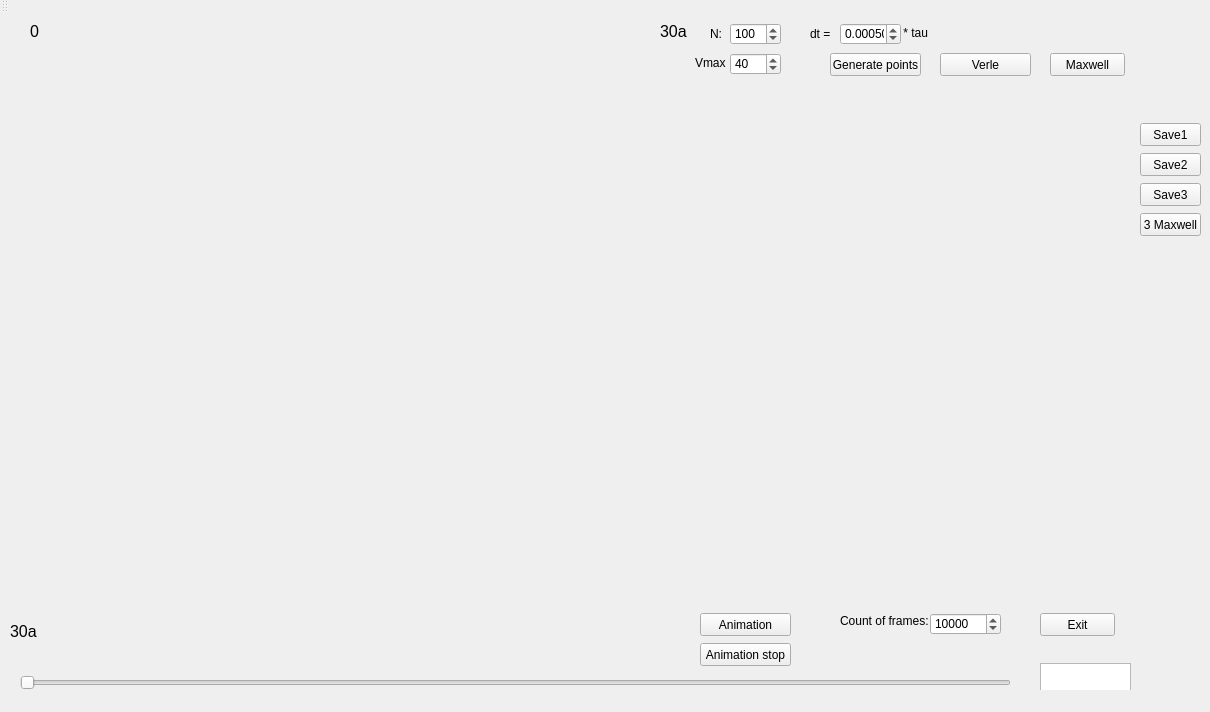
<?xml version="1.0" encoding="UTF-8"?>
<ui version="4.0">
 <class>MainWindow</class>
 <widget class="QMainWindow" name="MainWindow">
  <property name="geometry">
   <rect>
    <x>0</x>
    <y>0</y>
    <width>1210</width>
    <height>712</height>
   </rect>
  </property>
  <property name="windowTitle">
   <string>Model gaza</string>
  </property>
  <property name="styleSheet">
   <string notr="true">border-color: rgb(0, 0, 0);</string>
  </property>
  <widget class="QWidget" name="centralWidget">
   <widget class="glScene" name="Scene_widget" native="true">
    <property name="geometry">
     <rect>
      <x>50</x>
      <y>20</y>
      <width>600</width>
      <height>600</height>
     </rect>
    </property>
    <property name="styleSheet">
     <string notr="true">border-color: rgb(1, 5, 3);</string>
    </property>
   </widget>
   <widget class="QPushButton" name="pushButton">
    <property name="geometry">
     <rect>
      <x>940</x>
      <y>40</y>
      <width>91</width>
      <height>23</height>
     </rect>
    </property>
    <property name="text">
     <string>Verle</string>
    </property>
   </widget>
   <widget class="QPushButton" name="pushButton_2">
    <property name="geometry">
     <rect>
      <x>1040</x>
      <y>600</y>
      <width>75</width>
      <height>23</height>
     </rect>
    </property>
    <property name="text">
     <string>Exit</string>
    </property>
   </widget>
   <widget class="QSpinBox" name="N_spinbox">
    <property name="geometry">
     <rect>
      <x>730</x>
      <y>10</y>
      <width>51</width>
      <height>22</height>
     </rect>
    </property>
    <property name="minimum">
     <number>2</number>
    </property>
    <property name="maximum">
     <number>2500</number>
    </property>
    <property name="singleStep">
     <number>10</number>
    </property>
    <property name="value">
     <number>100</number>
    </property>
   </widget>
   <widget class="QLabel" name="label">
    <property name="geometry">
     <rect>
      <x>710</x>
      <y>10</y>
      <width>16</width>
      <height>21</height>
     </rect>
    </property>
    <property name="text">
     <string>N:</string>
    </property>
   </widget>
   <widget class="QPushButton" name="pushButton_3">
    <property name="geometry">
     <rect>
      <x>830</x>
      <y>40</y>
      <width>91</width>
      <height>23</height>
     </rect>
    </property>
    <property name="text">
     <string>Generate points</string>
    </property>
   </widget>
   <widget class="QLabel" name="label_2">
    <property name="geometry">
     <rect>
      <x>30</x>
      <y>10</y>
      <width>16</width>
      <height>16</height>
     </rect>
    </property>
    <property name="font">
     <font>
      <pointsize>12</pointsize>
     </font>
    </property>
    <property name="text">
     <string>0</string>
    </property>
   </widget>
   <widget class="QLabel" name="label_3">
    <property name="geometry">
     <rect>
      <x>660</x>
      <y>10</y>
      <width>31</width>
      <height>16</height>
     </rect>
    </property>
    <property name="font">
     <font>
      <pointsize>12</pointsize>
     </font>
    </property>
    <property name="text">
     <string>30a</string>
    </property>
   </widget>
   <widget class="QLabel" name="label_4">
    <property name="geometry">
     <rect>
      <x>10</x>
      <y>610</y>
      <width>31</width>
      <height>16</height>
     </rect>
    </property>
    <property name="font">
     <font>
      <pointsize>12</pointsize>
     </font>
    </property>
    <property name="text">
     <string>30a</string>
    </property>
   </widget>
   <widget class="QSlider" name="horizontalSlider">
    <property name="geometry">
     <rect>
      <x>20</x>
      <y>660</y>
      <width>991</width>
      <height>20</height>
     </rect>
    </property>
    <property name="maximum">
     <number>499</number>
    </property>
    <property name="orientation">
     <enum>Qt::Horizontal</enum>
    </property>
   </widget>
   <widget class="QTextEdit" name="textEdit">
    <property name="geometry">
     <rect>
      <x>1040</x>
      <y>650</y>
      <width>91</width>
      <height>31</height>
     </rect>
    </property>
   </widget>
   <widget class="QPushButton" name="pushButton_Animation">
    <property name="geometry">
     <rect>
      <x>700</x>
      <y>600</y>
      <width>91</width>
      <height>23</height>
     </rect>
    </property>
    <property name="text">
     <string>Animation</string>
    </property>
   </widget>
   <widget class="QLabel" name="label_5">
    <property name="geometry">
     <rect>
      <x>840</x>
      <y>600</y>
      <width>91</width>
      <height>16</height>
     </rect>
    </property>
    <property name="text">
     <string>Count of frames:</string>
    </property>
   </widget>
   <widget class="QPushButton" name="pushButton_Animation_stop">
    <property name="geometry">
     <rect>
      <x>700</x>
      <y>630</y>
      <width>91</width>
      <height>23</height>
     </rect>
    </property>
    <property name="text">
     <string>Animation stop</string>
    </property>
   </widget>
   <widget class="QSpinBox" name="N_spinbox_frames_count">
    <property name="geometry">
     <rect>
      <x>930</x>
      <y>600</y>
      <width>71</width>
      <height>22</height>
     </rect>
    </property>
    <property name="minimum">
     <number>0</number>
    </property>
    <property name="maximum">
     <number>100000</number>
    </property>
    <property name="singleStep">
     <number>50</number>
    </property>
    <property name="value">
     <number>10000</number>
    </property>
   </widget>
   <widget class="QCustomPlot" name="widget" native="true">
    <property name="geometry">
     <rect>
      <x>660</x>
      <y>80</y>
      <width>471</width>
      <height>161</height>
     </rect>
    </property>
   </widget>
   <widget class="QPushButton" name="pushButton_4">
    <property name="geometry">
     <rect>
      <x>1050</x>
      <y>40</y>
      <width>75</width>
      <height>23</height>
     </rect>
    </property>
    <property name="text">
     <string>Maxwell</string>
    </property>
   </widget>
   <widget class="QCustomPlot" name="widget_2" native="true">
    <property name="geometry">
     <rect>
      <x>660</x>
      <y>250</y>
      <width>471</width>
      <height>161</height>
     </rect>
    </property>
   </widget>
   <widget class="QCustomPlot" name="widget_3" native="true">
    <property name="geometry">
     <rect>
      <x>660</x>
      <y>420</y>
      <width>471</width>
      <height>161</height>
     </rect>
    </property>
   </widget>
   <widget class="QSpinBox" name="N_spinbox_2">
    <property name="geometry">
     <rect>
      <x>730</x>
      <y>40</y>
      <width>51</width>
      <height>22</height>
     </rect>
    </property>
    <property name="minimum">
     <number>2</number>
    </property>
    <property name="maximum">
     <number>2500</number>
    </property>
    <property name="singleStep">
     <number>10</number>
    </property>
    <property name="value">
     <number>40</number>
    </property>
   </widget>
   <widget class="QLabel" name="label_6">
    <property name="geometry">
     <rect>
      <x>695</x>
      <y>39</y>
      <width>31</width>
      <height>21</height>
     </rect>
    </property>
    <property name="text">
     <string>Vmax:</string>
    </property>
   </widget>
   <widget class="QLabel" name="label_7">
    <property name="geometry">
     <rect>
      <x>810</x>
      <y>10</y>
      <width>21</width>
      <height>21</height>
     </rect>
    </property>
    <property name="text">
     <string>dt =</string>
    </property>
   </widget>
   <widget class="QDoubleSpinBox" name="doubleSpinBox">
    <property name="geometry">
     <rect>
      <x>840</x>
      <y>10</y>
      <width>61</width>
      <height>22</height>
     </rect>
    </property>
    <property name="decimals">
     <number>5</number>
    </property>
    <property name="maximum">
     <double>1.000000000000000</double>
    </property>
    <property name="singleStep">
     <double>0.000050000000000</double>
    </property>
    <property name="value">
     <double>0.000500000000000</double>
    </property>
   </widget>
   <widget class="QLabel" name="label_8">
    <property name="geometry">
     <rect>
      <x>900</x>
      <y>10</y>
      <width>31</width>
      <height>20</height>
     </rect>
    </property>
    <property name="text">
     <string> * tau</string>
    </property>
   </widget>
   <widget class="QPushButton" name="pushButton_Save1">
    <property name="geometry">
     <rect>
      <x>1140</x>
      <y>110</y>
      <width>61</width>
      <height>23</height>
     </rect>
    </property>
    <property name="text">
     <string>Save1</string>
    </property>
   </widget>
   <widget class="QPushButton" name="pushButton_Save2">
    <property name="geometry">
     <rect>
      <x>1140</x>
      <y>140</y>
      <width>61</width>
      <height>23</height>
     </rect>
    </property>
    <property name="text">
     <string>Save2</string>
    </property>
   </widget>
   <widget class="QPushButton" name="pushButton_Save3">
    <property name="geometry">
     <rect>
      <x>1140</x>
      <y>170</y>
      <width>61</width>
      <height>23</height>
     </rect>
    </property>
    <property name="text">
     <string>Save3</string>
    </property>
   </widget>
   <widget class="QPushButton" name="pushButton_Plot3Maxwell">
    <property name="geometry">
     <rect>
      <x>1140</x>
      <y>200</y>
      <width>61</width>
      <height>23</height>
     </rect>
    </property>
    <property name="text">
     <string>3 Maxwell</string>
    </property>
   </widget>
  </widget>
  <widget class="QToolBar" name="mainToolBar">
   <attribute name="toolBarArea">
    <enum>TopToolBarArea</enum>
   </attribute>
   <attribute name="toolBarBreak">
    <bool>false</bool>
   </attribute>
  </widget>
  <widget class="QStatusBar" name="statusBar"/>
 </widget>
 <layoutdefault spacing="6" margin="11"/>
 <customwidgets>
  <customwidget>
   <class>glScene</class>
   <extends>QWidget</extends>
   <header>glscene.h</header>
   <container>1</container>
   <slots>
    <slot>GenerateButton()</slot>
    <slot>slot_TriangulationButton()</slot>
    <slot>slot_CountOfPoints()</slot>
    <slot>slot_VerleButton()</slot>
    <slot>slot_Slider()</slot>
   </slots>
  </customwidget>
  <customwidget>
   <class>QCustomPlot</class>
   <extends>QWidget</extends>
   <header>qcustomplot.h</header>
   <container>1</container>
  </customwidget>
 </customwidgets>
 <resources/>
 <connections>
  <connection>
   <sender>pushButton_2</sender>
   <signal>clicked()</signal>
   <receiver>MainWindow</receiver>
   <slot>close()</slot>
   <hints>
    <hint type="sourcelabel">
     <x>1000</x>
     <y>362</y>
    </hint>
    <hint type="destinationlabel">
     <x>887</x>
     <y>196</y>
    </hint>
   </hints>
  </connection>
  <connection>
   <sender>pushButton_3</sender>
   <signal>clicked()</signal>
   <receiver>Scene_widget</receiver>
   <slot>slot_TriangulationButton()</slot>
   <hints>
    <hint type="sourcelabel">
     <x>990</x>
     <y>92</y>
    </hint>
    <hint type="destinationlabel">
     <x>649</x>
     <y>178</y>
    </hint>
   </hints>
  </connection>
  <connection>
   <sender>N_spinbox</sender>
   <signal>valueChanged(int)</signal>
   <receiver>Scene_widget</receiver>
   <slot>slot_CountOfPoints()</slot>
   <hints>
    <hint type="sourcelabel">
     <x>1020</x>
     <y>51</y>
    </hint>
    <hint type="destinationlabel">
     <x>649</x>
     <y>59</y>
    </hint>
   </hints>
  </connection>
  <connection>
   <sender>pushButton</sender>
   <signal>clicked()</signal>
   <receiver>Scene_widget</receiver>
   <slot>slot_VerleButton()</slot>
   <hints>
    <hint type="sourcelabel">
     <x>945</x>
     <y>126</y>
    </hint>
    <hint type="destinationlabel">
     <x>630</x>
     <y>141</y>
    </hint>
   </hints>
  </connection>
  <connection>
   <sender>horizontalSlider</sender>
   <signal>valueChanged(int)</signal>
   <receiver>Scene_widget</receiver>
   <slot>slot_Slider()</slot>
   <hints>
    <hint type="sourcelabel">
     <x>813</x>
     <y>235</y>
    </hint>
    <hint type="destinationlabel">
     <x>510</x>
     <y>347</y>
    </hint>
   </hints>
  </connection>
 </connections>
</ui>
